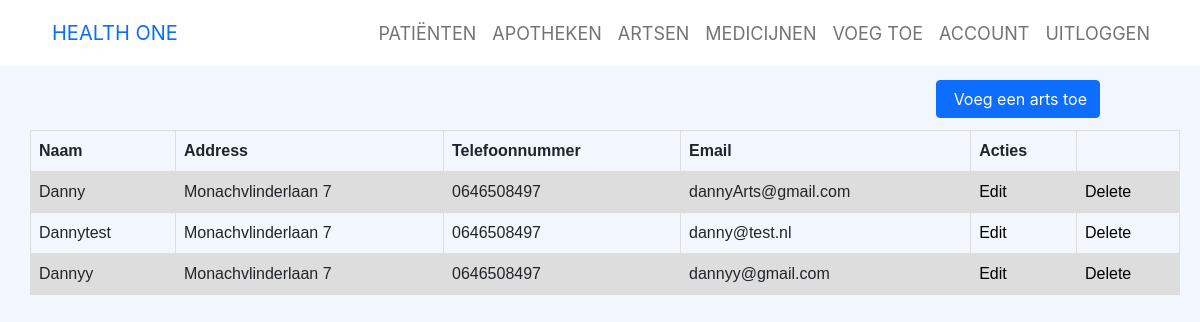
/artsen.php (signed in), run on the app's committed database.
### tables this page shows
CREATE TABLE `arts` (
  `idArts` int(11) NOT NULL,
  `Naam_Arts` varchar(45) NOT NULL,
  `Address` varchar(45) NOT NULL,
  `Telefoonnummer` varchar(45) NOT NULL,
  `Email` varchar(45) NOT NULL
);

### php-code/Arts/show-artsen.php (the view, shortened to what this page needs)
<?php
function ShowArtsen(){
    $con = new connection();
    $pdo = $con->make();
    $sql = 'SELECT *
		FROM arts';
    $statement = $pdo->query($sql);
    $artsen = $statement->fetchAll(PDO::FETCH_ASSOC);
    if ($artsen) {
        echo "<table>
            <tr>
              <th>Naam</th>
              <th>Address</th>
              <th>Telefoonnummer</th>
              <th>Email</th>
              <th>Acties</th>
              <th>  </th>
            </tr>";
        foreach ($artsen as $arts) {
            echo "<tr>
            <td>".$arts['Naam_Arts']."</td>
            <td>". $arts['Address']."</td>
            <td>". $arts['Telefoonnummer']."</td>
            <td>".$arts['Email']."</td>";
              echo "<td> <a href='php-code/Arts/edit-arts.php?id=".$arts['idArts']."'>Edit</a>";
              echo "<td> <a href='php-code/Arts/delete-arts.php?id=".$arts['idArts']."'>Delete</a>";
        }
        echo "</table>";
    }
}
?>

### assets/css/Ludens-Users---25-After-Register.css (style rules this page uses)
*, *:before, *:after { -webkit-box-sizing: border-box; -moz-box-sizing: border-box; box-sizing: border-box; }

### styles/style.css (style rules this page uses)
body { margin: 0; background-color: #f1f7fc; font-family: -apple-system, BlinkMacSystemFont, 'Segoe UI', Roboto, Oxygen, Ubuntu, Cantarell, 'Open Sans', 'Helvetica Neue', sans-serif; }
a { color: black; text-decoration: none; }
table { font-family: arial, sans-serif; border-collapse: collapse; width: 100%; }
td, th { border: 1px solid #dddddd; text-align: left; padding: 8px; }
tr:nth-child(even) { background-color: #dddddd; }

### data on the page
arts: Naam_Arts "Danny", Address "Monachvlinderlaan 7", Telefoonnummer "0646508497", Email "dannyArts@gmail.com"
arts: Naam_Arts "Dannytest", Address "Monachvlinderlaan 7", Telefoonnummer "0646508497", Email "danny@test.nl"
arts: Naam_Arts "Dannyy", Address "Monachvlinderlaan 7", Telefoonnummer "0646508497", Email "dannyy@gmail.com"
